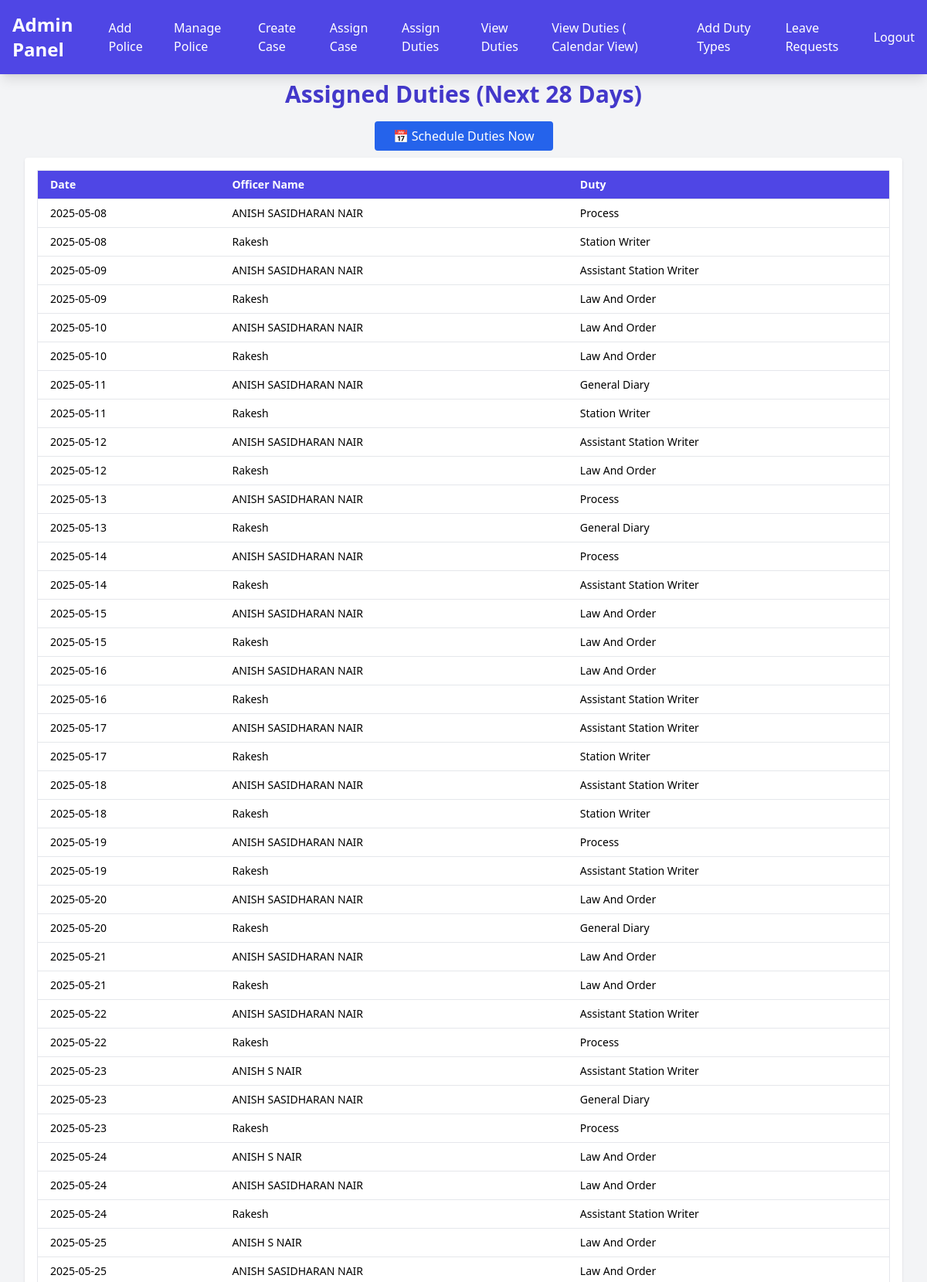
Screenshot of /admin/assign.php (signed in, upper part) with the database file from the repository.
### tables this page shows
CREATE TABLE `assigned_duties` (
  `id` int(11) NOT NULL,
  `officer_id` int(11) NOT NULL,
  `duty_id` int(11) NOT NULL,
  `duty_date` date NOT NULL,
  `created_at` timestamp NOT NULL DEFAULT current_timestamp()
);

CREATE TABLE `police_officers` (
  `id` int(11) NOT NULL,
  `name` varchar(100) NOT NULL,
  `gl_number` varchar(50) NOT NULL,
  `phone` varchar(20) NOT NULL,
  `email` varchar(100) NOT NULL,
  `password` varchar(255) NOT NULL,
  `rank` varchar(50) DEFAULT NULL,
  `created_at` timestamp NOT NULL DEFAULT current_timestamp()
);

CREATE TABLE `Duties` (
  `Id` int(11) NOT NULL,
  `DutyType` varchar(1200) DEFAULT NULL,
  `IsFixed` int(11) NOT NULL,
  `Count` int(11) NOT NULL
);

### admin/assign.php (the view, shortened to what this page needs)
<?php
include '../db_connect.php';
?>
<!DOCTYPE html>
<html>
<head>
  <script src="https://cdn.tailwindcss.com"></script>
</head>
<body class="bg-gray-100 p-8">
<?php include 'navbar.php';  ?>
<br><br> <br>
  <div class="max-w-7xl mx-auto">
    <h1 class="text-3xl font-bold text-center text-indigo-700 mb-6">Assigned Duties (Next 28 Days)</h1>
    <div class="mb-4 text-center">
      <a href="?schedule=1" class="bg-blue-600 text-white px-6 py-2 rounded hover:bg-blue-700 transition">📅 Schedule Duties Now</a>
    </div>
    <div class="overflow-auto bg-white p-4 rounded shadow">
      <table class="w-full text-sm text-left border">
        <thead class="bg-indigo-600 text-white">
          <tr>
            <th class="px-4 py-2">Date</th>
            <th class="px-4 py-2">Officer Name</th>
            <th class="px-4 py-2">Duty</th>
          </tr>
        </thead>
        <tbody>
          <?php
          $result = $conn->query("SELECT a.duty_date, p.name, d.DutyType FROM assigned_duties a JOIN police_officers p ON a.officer_id = p.id JOIN Duties d ON a.duty_id = d.Id ORDER BY a.duty_date, p.name");
          while ($row = $result->fetch_assoc()) {
              echo "<tr class='border-t'>
                      <td class='px-4 py-2'>" . $row['duty_date'] . "</td>
                      <td class='px-4 py-2'>" . htmlspecialchars($row['name']) . "</td>
                      <td class='px-4 py-2'>" . htmlspecialchars($row['DutyType']) . "</td>
                    </tr>";
          }
          ?>
        </tbody>
      </table>
    </div>
  </div>
</body>
</html>

### rows the page displays
assigned_duties: duty_date "2025-05-08", officer.name "ANISH SASIDHARAN NAIR", duty.DutyType "Process"
assigned_duties: duty_date "2025-05-08", officer.name "Rakesh", duty.DutyType "Station Writer"
assigned_duties: duty_date "2025-05-09", officer.name "ANISH SASIDHARAN NAIR", duty.DutyType "Assistant Station Writer"
assigned_duties: duty_date "2025-05-09", officer.name "Rakesh", duty.DutyType "Law And Order"
assigned_duties: duty_date "2025-05-10", officer.name "ANISH SASIDHARAN NAIR", duty.DutyType "Law And Order"
assigned_duties: duty_date "2025-05-10", officer.name "Rakesh", duty.DutyType "Law And Order"
assigned_duties: duty_date "2025-05-11", officer.name "ANISH SASIDHARAN NAIR", duty.DutyType "General Diary"
assigned_duties: duty_date "2025-05-11", officer.name "Rakesh", duty.DutyType "Station Writer"
assigned_duties: duty_date "2025-05-12", officer.name "ANISH SASIDHARAN NAIR", duty.DutyType "Assistant Station Writer"
assigned_duties: duty_date "2025-05-12", officer.name "Rakesh", duty.DutyType "Law And Order"
assigned_duties: duty_date "2025-05-13", officer.name "ANISH SASIDHARAN NAIR", duty.DutyType "Process"
assigned_duties: duty_date "2025-05-13", officer.name "Rakesh", duty.DutyType "General Diary"
assigned_duties: duty_date "2025-05-14", officer.name "ANISH SASIDHARAN NAIR", duty.DutyType "Process"
assigned_duties: duty_date "2025-05-14", officer.name "Rakesh", duty.DutyType "Assistant Station Writer"
assigned_duties: duty_date "2025-05-15", officer.name "ANISH SASIDHARAN NAIR", duty.DutyType "Law And Order"
assigned_duties: duty_date "2025-05-15", officer.name "Rakesh", duty.DutyType "Law And Order"
assigned_duties: duty_date "2025-05-16", officer.name "ANISH SASIDHARAN NAIR", duty.DutyType "Law And Order"
assigned_duties: duty_date "2025-05-16", officer.name "Rakesh", duty.DutyType "Assistant Station Writer"
assigned_duties: duty_date "2025-05-17", officer.name "ANISH SASIDHARAN NAIR", duty.DutyType "Assistant Station Writer"
assigned_duties: duty_date "2025-05-17", officer.name "Rakesh", duty.DutyType "Station Writer"
assigned_duties: duty_date "2025-05-18", officer.name "ANISH SASIDHARAN NAIR", duty.DutyType "Assistant Station Writer"
assigned_duties: duty_date "2025-05-18", officer.name "Rakesh", duty.DutyType "Station Writer"
assigned_duties: duty_date "2025-05-19", officer.name "ANISH SASIDHARAN NAIR", duty.DutyType "Process"
assigned_duties: duty_date "2025-05-19", officer.name "Rakesh", duty.DutyType "Assistant Station Writer"
assigned_duties: duty_date "2025-05-20", officer.name "ANISH SASIDHARAN NAIR", duty.DutyType "Law And Order"
assigned_duties: duty_date "2025-05-20", officer.name "Rakesh", duty.DutyType "General Diary"
assigned_duties: duty_date "2025-05-21", officer.name "ANISH SASIDHARAN NAIR", duty.DutyType "Law And Order"
assigned_duties: duty_date "2025-05-21", officer.name "Rakesh", duty.DutyType "Law And Order"
assigned_duties: duty_date "2025-05-22", officer.name "ANISH SASIDHARAN NAIR", duty.DutyType "Assistant Station Writer"
assigned_duties: duty_date "2025-05-22", officer.name "Rakesh", duty.DutyType "Process"
assigned_duties: duty_date "2025-05-23", officer.name "ANISH S NAIR", duty.DutyType "Assistant Station Writer"
assigned_duties: duty_date "2025-05-23", officer.name "ANISH SASIDHARAN NAIR", duty.DutyType "General Diary"
assigned_duties: duty_date "2025-05-23", officer.name "Rakesh", duty.DutyType "Process"
assigned_duties: duty_date "2025-05-24", officer.name "ANISH S NAIR", duty.DutyType "Law And Order"
assigned_duties: duty_date "2025-05-24", officer.name "ANISH SASIDHARAN NAIR", duty.DutyType "Law And Order"
assigned_duties: duty_date "2025-05-24", officer.name "Rakesh", duty.DutyType "Assistant Station Writer"
assigned_duties: duty_date "2025-05-25", officer.name "ANISH S NAIR", duty.DutyType "Law And Order"
assigned_duties: duty_date "2025-05-25", officer.name "ANISH SASIDHARAN NAIR", duty.DutyType "Law And Order"
